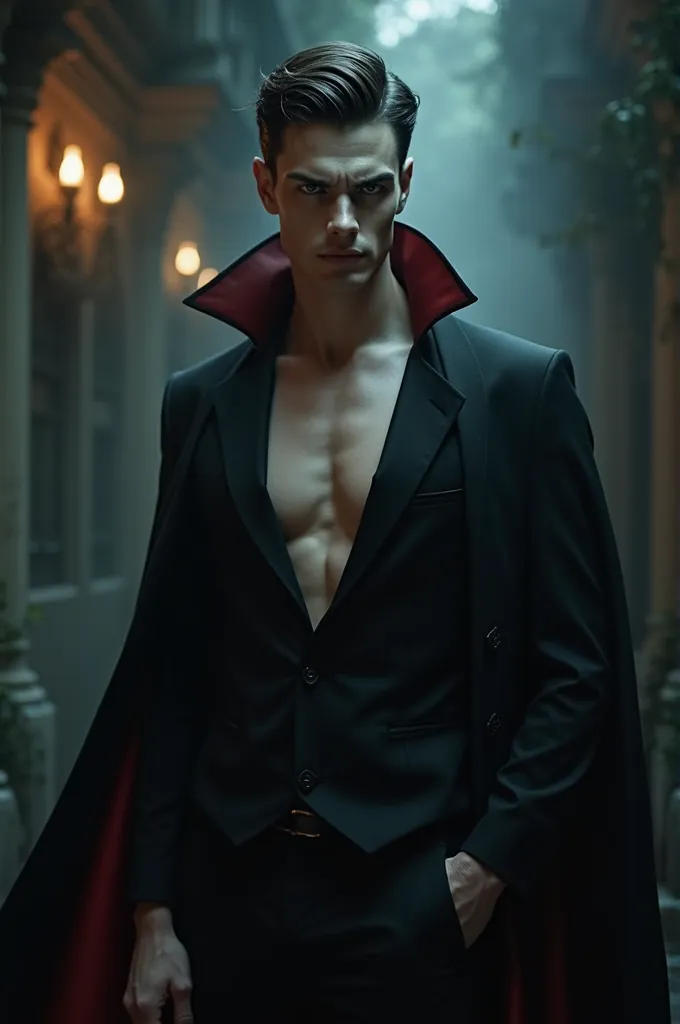
//> input picture img2.bmp, 680 x 1024 px
$ ./histoEquali   (built with g++ and OpenCV 4)
//> lines starting //> are read from the running program, lines starting //| are printed output that depends on the picture
#include "opencv2/freetype.hpp"
#include "opencv2/opencv.hpp"
#include <iostream>

using namespace cv;
using namespace std;

String folder = "/home/test/Desktop/opencv/opencv/cppOpen/build/data/";

void drawHistogram(const Mat& src, Mat& histImage) {
    // 히스토그램 설정
    const int histSize = 256; // 히스토그램 크기
    float range[] = { 0, 256 }; // 범위
    const float* histRange = { range };

    // 히스토그램 계산
    Mat histogram;
    calcHist(&src, 1, 0, Mat(), histogram, 1, &histSize, &histRange);

    // 히스토그램 이미지 초기화
    histImage = Mat::zeros(300, 512, CV_8UC3);

    // 히스토그램 그리기
    for (int i = 1; i < histSize; i++) {
        line(histImage, Point((i - 1) * 2, 300 - cvRound(histogram.at<float>(i - 1))),
             Point(i * 2, 300 - cvRound(histogram.at<float>(i))),
             Scalar(255, 0, 0), 2, 8, 0);
    }
}

int main() {
    // 이미지 읽기
    Mat src = imread(folder + "img2.bmp", IMREAD_GRAYSCALE);
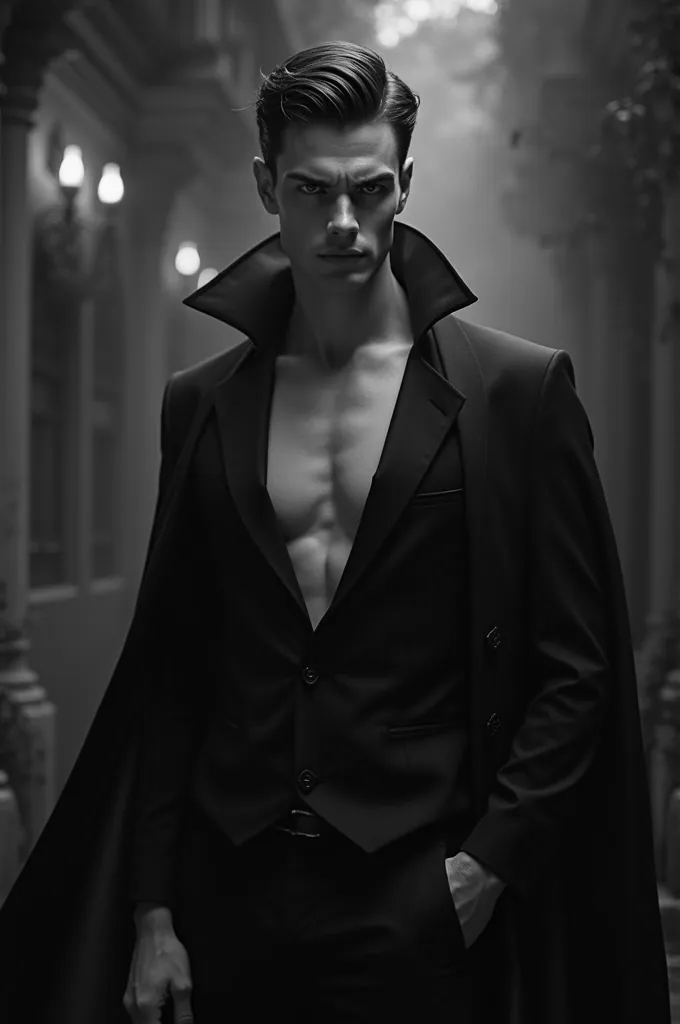
//> src: 1024 rows x 680 cols, CV_8UC1; min 0, max 252, mean 42.3
    if (src.empty()) {
        cout << "이미지를 열 수 없거나 찾을 수 없습니다!" << endl;
        return -1;
    }

    Mat dst;
    // 히스토그램 평활화
    equalizeHist(src, dst);
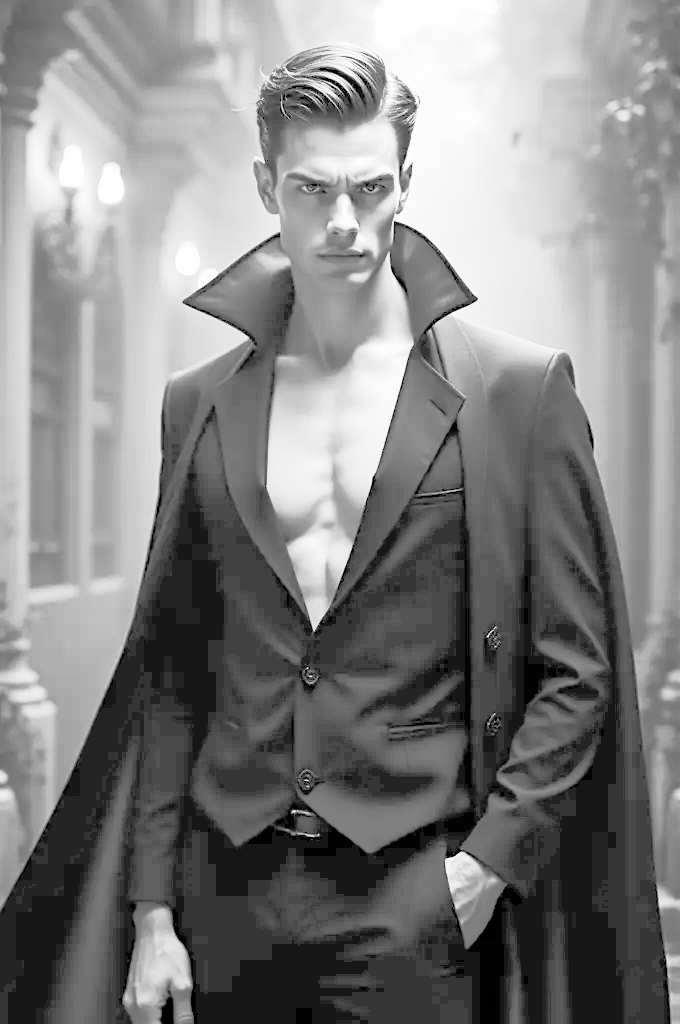
//> dst: 1024 rows x 680 cols, CV_8UC1; min 0, max 255, mean 130.4

    // 원본 이미지와 평활화된 이미지 표시
    namedWindow("Original Image", WINDOW_AUTOSIZE);
    imshow("Original Image", src);

    namedWindow("Equalized Image", WINDOW_AUTOSIZE);
    imshow("Equalized Image", dst);

    // 히스토그램 이미지 생성
    Mat histImageSrc, histImageDst;
    drawHistogram(src, histImageSrc);
//> in drawHistogram, `calcHist(&src, 1, 0, Mat(), histogram, 1, &histSize, &histRange);`: histogram = 256 values, max 54596 at index 7, min 0 at index 253, mean 2720
//> after the loop in drawHistogram, `for (int i = 1; i < histSize; i++)`:
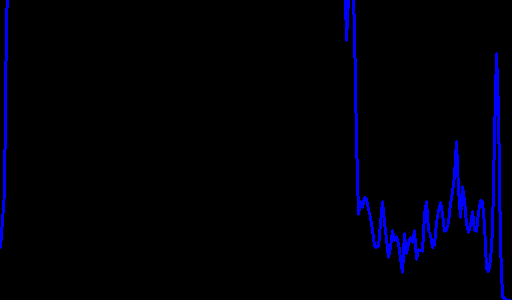
//> histImage: 300 rows x 512 cols, CV_8UC3; mean B, G, R 8.9, 0, 0
    drawHistogram(dst, histImageDst);
//> in drawHistogram (call 2), `calcHist(&src, 1, 0, Mat(), histogram, 1, &histSize, &histRange);`: histogram = 256 values, max 54596 at index 23, min 0 at index 2, mean 2720
//> after the loop in drawHistogram (call 2), `for (int i = 1; i < histSize; i++)`:
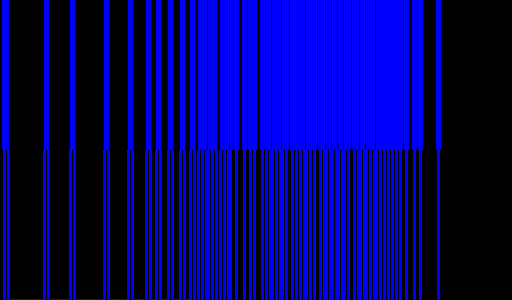
//> histImage: 300 rows x 512 cols, CV_8UC3; mean B, G, R 117.2, 0, 0

    // 히스토그램 표시
    namedWindow("Histogram - Original", WINDOW_AUTOSIZE);
    imshow("Histogram - Original", histImageSrc);

    namedWindow("Histogram - Equalized", WINDOW_AUTOSIZE);
    imshow("Histogram - Equalized", histImageDst);

    waitKey(0); // 키 입력 대기
    return 0;
}
